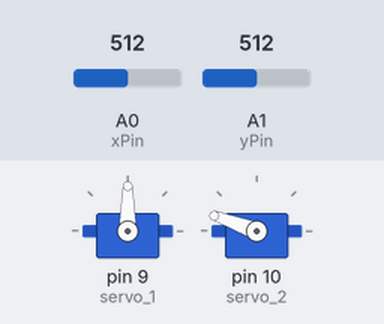
A sketch run on a simulated Arduino Uno, built with avr-gcc and run on an emulated ATmega328P. On the bench: 2 × servo. Inputs (shaded band) come from the test bench; at power-on: A0 (xPin) = 512, A1 (yPin) = 512.

Above: at 1.2 s.
1.3 s: A0 (xPin) set to 568
2.8 s: A0 (xPin) set to 594
At 4.0 s:
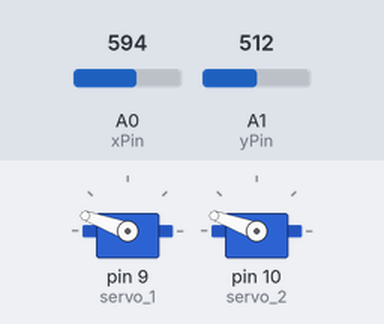
4.3 s: A1 (yPin) set to 464
5.8 s: A1 (yPin) set to 441
At 7.1 s:
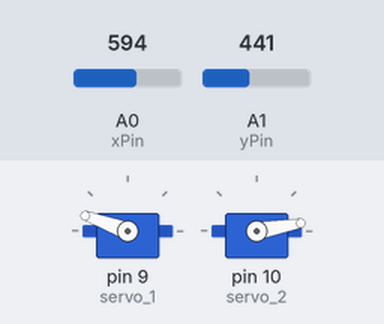
7.5 s: A0 (xPin) set to 527
9.0 s: A0 (xPin) set to 500
At 9.5 s:
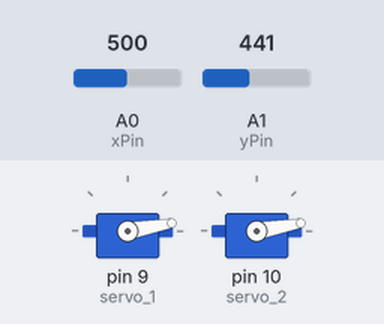
Timing chart, 0 to 11.7 s (numbered marks = the images above; inputs shaded):
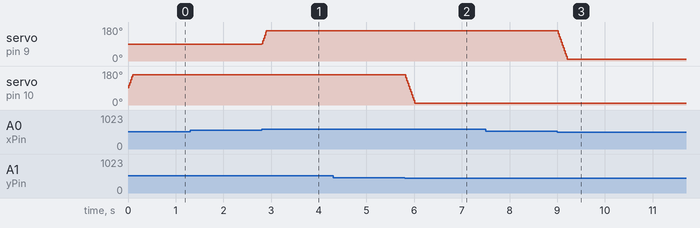

The sketch:

joystick_servro_control_relative.ino
```cpp
#include <Servo.h>;

Servo servo_1;
Servo servo_2;

int xPin = 0;
int yPin = 1;

int xVal;
int yVal;

int servo_1_pos = 90;
int servo_2_pos = 90;
int servo_1_prev;
int servo_2_prev;


void setup() {
  // put your setup code here, to run once:
  servo_1.attach(9);
  servo_2.attach(10);
  servo_1.write(servo_1_pos);
  servo_2.write(servo_2_pos);
//  Serial.begin(9600);
}

void loop() {
  // put your main code here, to run repeatedly:
  servo_1_prev = servo_1_pos;
  servo_2_prev = servo_2_pos;
  xVal = analogRead(xPin);
  yVal = analogRead(yPin);
  xVal = map(xVal, 0, 1023, -8, 8);
  yVal = map(yVal, 0, 1023, -8, 10);
  servo_1_pos += xVal;
  servo_2_pos += yVal;
  if (servo_1_pos < 10) { servo_1_pos = 10; }
  if (servo_1_pos > 160) { servo_1_pos = 160; }
  if (servo_2_pos < 10) { servo_2_pos = 10; }
  if (servo_2_pos > 160) { servo_2_pos = 160; }
//  Serial.print("X: ");
//  Serial.println(servo_1_pos);
//  Serial.print("Y: ");
//  Serial.println(servo_2_pos);
  if (servo_1_pos != servo_1_prev) { servo_1.write(servo_1_pos); }
  if (servo_2_pos != servo_2_prev) { servo_2.write(servo_2_pos); }
  delay(1);
}
```

Measured:
- the behaviour switches between 575 and 576 on A0 (xPin) (found by bisection; images 0 and 1)
- the behaviour switches between 455 and 454 on A1 (yPin) (found by bisection; images 1 and 2)
- the behaviour switches between 512 and 511 on A0 (xPin) (found by bisection; images 2 and 3)
- after the input at 1.3 s, every drawn part: stays the same
- after the input at 2.8 s, servo on pin 9 (servo_1): 90° → 160° at once
- after the input at 4.3 s, every drawn part: stays the same
- after the input at 5.8 s, servo on pin 10 (servo_2): moves from 160° to 10° over 0.21 s, starting at once
- after the input at 7.5 s, every drawn part: stays the same
- after the input at 9.0 s, servo on pin 9 (servo_1): moves from 160° to 10° over 0.21 s, starting at once
